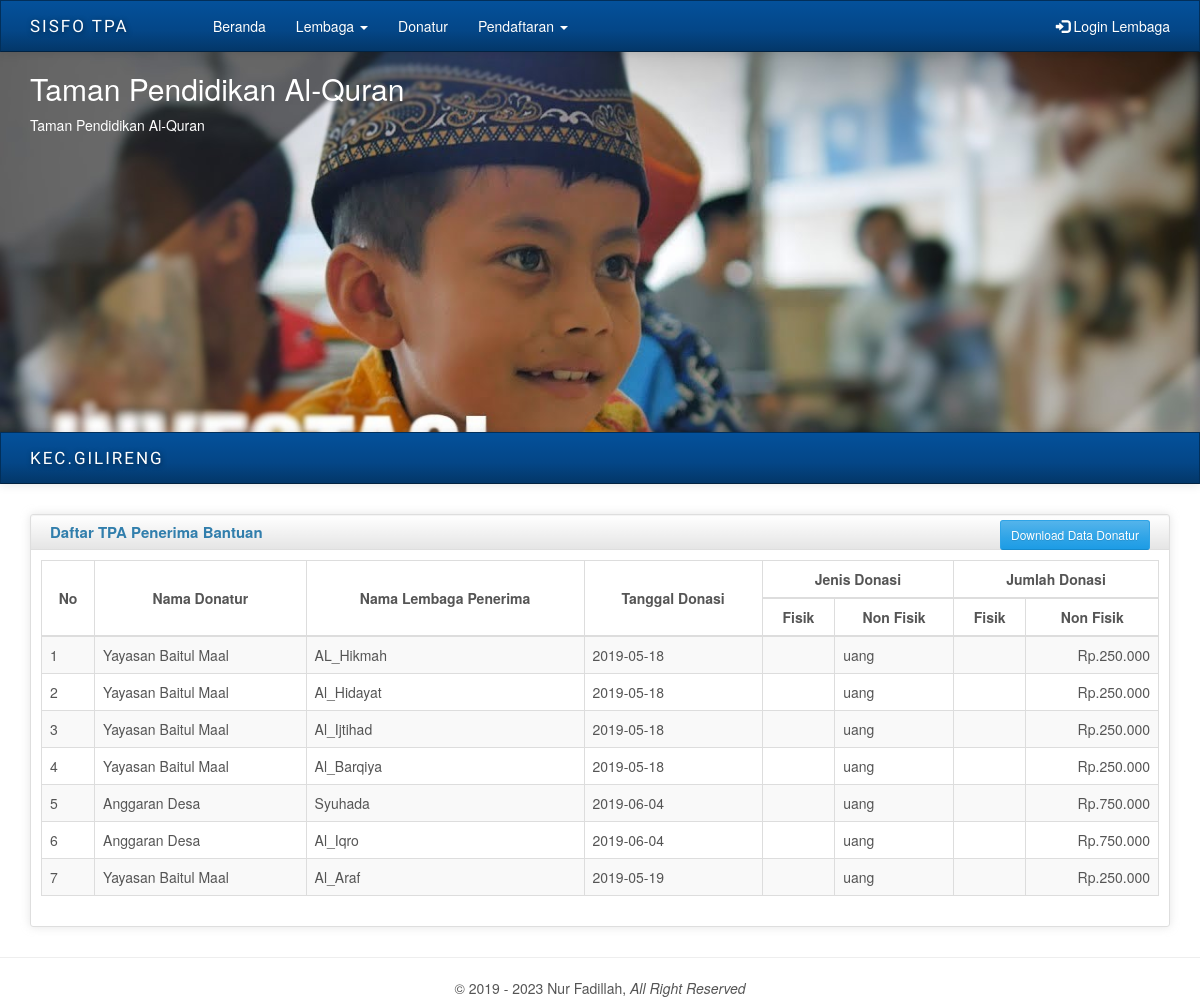
The app's page /index.php/user/daftardonatur with its own data.
### tables this page shows
CREATE TABLE `tb_donasi` (
  `id_donasi` int(11) NOT NULL,
  `id_donatur` varchar(8) NOT NULL,
  `kd_lembaga` varchar(8) NOT NULL,
  `tgl_donasi` date NOT NULL,
  `fisik` varchar(15) DEFAULT '-',
  `jml_donasifisik` int(11) DEFAULT '0',
  `non_fisik` varchar(15) DEFAULT '-',
  `jml_donasinonfisik` int(11) DEFAULT '0'
);

CREATE TABLE `tb_donatur` (
  `id_donatur` varchar(8) NOT NULL,
  `nm_donatur` varchar(32) NOT NULL
);

CREATE TABLE `tb_lembaga` (
  `kd_lembaga` varchar(8) NOT NULL,
  `username` varchar(32) NOT NULL,
  `nm_lembaga` varchar(32) NOT NULL,
  `alamat` varchar(35) NOT NULL,
  `desa` varchar(32) NOT NULL,
  `kecamatan` varchar(35) NOT NULL,
  `thn_berdiri` varchar(4) NOT NULL,
  `tmpt_belajar` varchar(20) NOT NULL,
  `pimpinan` varchar(20) NOT NULL,
  `metode` varchar(35) NOT NULL,
  `kat_wilayah` varchar(20) NOT NULL,
  `tmbh_pemb` varchar(20) NOT NULL,
  `sumberdana` varchar(15) NOT NULL,
  `jml_iuran` int(10) NOT NULL,
  `photo` varchar(100) NOT NULL,
  `status` varchar(15) NOT NULL
);

### application/controllers/User.php (called while the page is built, shortened)
<?php
Class User extends CI_Controller {
	public function __construct()
	{
		$this->load->database();
		$this->load->helper(array('form','url'));
		$this->load->library(array('session', 'pdflibrary'));
		$this->load->model(array('Admin_Model', 'User_Model'));
	}
	public function daftardonatur() {
		$data['datadonasi'] = $this->Admin_Model->laporandonasi();
		$this->load->view('user/head');
		$this->load->view('user/header');
		$this->load->view('user/donatur', $data);
		$this->load->view('user/footer');
	}
}
?>

### index.php (called while the page is built, shortened)
<?php
require_once BASEPATH.'core/CodeIgniter.php';

### application/models/Admin_Model.php (called while the page is built, shortened)
<?php
Class Admin_Model extends CI_Model {
	public function laporandonasi() {
		$load = $this->db->query("
			SELECT *
			FROM
			tb_lembaga
			INNER JOIN tb_donasi ON tb_lembaga.kd_lembaga = tb_donasi.kd_lembaga
			INNER JOIN tb_donatur ON tb_donatur.id_donatur = tb_donasi.id_donatur
		");
		return $load->result_array();
	}
}
?>

### application/views/user/donatur.php (the view)
<div class="container">
	<div class="box">
		<div class="box-inner">
			<div class="box-header well">
				<div class="row">
					<div class="col-lg-6">
						<h2>Daftar TPA Penerima Bantuan</h2>
					</div>
					<div class="col-lg-6 text-right">
						<a href="<?php echo base_url("index.php/user/laporandonasi"); ?>"><button type="button" class="btn btn-primary btn-sm">Download Data Donatur</button></a>
					</div>
				</div>
			</div>
			<div class="box-content">
				<table class="table donasi table-striped table-bordered">
					<thead>
						<tr>
							<th rowspan="2">No</th>
							<th rowspan="2">Nama Donatur</th>
							<th rowspan="2">Nama Lembaga Penerima</th>
							<th rowspan="2">Tanggal Donasi</th>
							<th colspan="2">Jenis Donasi</th>
							<th colspan="2">Jumlah Donasi</th>
						</tr>
						<tr>
							<th>Fisik</th>
							<th>Non Fisik</th>
							<th>Fisik</th>
							<th>Non Fisik</th>
						</tr>
					</thead>
					<tbody>
						<?php
							$no = 1;
							foreach($datadonasi as $data) {
						?>
							<tr>
								<td><?php echo $no++; ?> </td>
								<td><?php echo $data['nm_donatur']; ?> </td>
								<td><?php echo $data['nm_lembaga']; ?> </td>
								<td><?php echo $data['tgl_donasi']; ?> </td>
								<td><?php echo $data['fisik']; ?> </td>
								<td><?php echo $data['non_fisik']; ?> </td>
								<td class="text-center"><?php echo $data['jml_donasifisik']; ?> </td>
								<td class="text-right"><?php echo "Rp.".number_format($data['jml_donasinonfisik'],0,'','.'); ?> </td>
							</tr>
						<?php
							}
						?>
					</tbody>
				</table>
			</div>
		</div>
	</div>
</div>

### asset/css/charisma-app.css (style rules this page uses)
.box { margin-top: 10px; margin-bottom: 10px; }
.box-inner { border: 1px solid #DEDEDE; border-radius: 3px; -webkit-border-radius: 3px; -moz-border-radius: 3px; box-shadow: 0 0 10px rgba(189, 189, 189, 0.4); -webkit-box-shadow: 0 0 10px rgba(189, 189, 189, 0.4); -moz-box-shadow: 0 0 10px rgba(189, 189, 189, 0.4); }
.box-header { border: none; padding-top: 5px; border-bottom: 1px solid #DEDEDE; border-radius: 3px 3px 0 0; -webkit-border-radius: 3px 3px 0 0; -moz-border-radius: 3px 3px 0 0; height: 35px; min-height: 35px !important; margin-bottom: 0; font-weight: bold; font-size: 16px; background: -moz-linear-gradient(top, rgba(255, 255, 255, 0) 0%, rgba(0, 0, 0, 0.1) 100%); background: -webkit-gradient(linear, left top, left bottom, color-stop(0%, rgba(255, 255, 255, 0)), color-stop(100%, rgba(0, 0, 0, 0.1))); background: -webkit-linear-gradient(top, rgba(255, 255, 255, 0) 0%, rgba(0, 0, 0, 0.1) 100%); background: -o-linear-gradient(top, rgba(255, 255, 255, 0) 0%, rgba(0, 0, 0, 0.1) 100%); background: -ms-linear-gradient(top, rgba(255, 255, 255, 0) 0%, rgba(0, 0, 0, 0.1) 100%); background: linear-gradient(to bottom, rgba(255, 255, 255, 0) 0%, rgba(0, 0, 0, 0.1) 100%); filter: progid:DXImageTransform.Microsoft.gradient(startColorstr='#00ffffff', endColorstr='#1a000000', GradientType=0); }
.box-header h2 { font-size: 15px; width: auto; clear: none; float: left; line-height: 25px; white-space: nowrap; font-weight: bold; margin-top: 0; margin-bottom: 0; }
.box-content { padding: 10px; }
@media only screen and (min-width: 980px) { a, button, input[type=submit], input[type=button], .product-img { -webkit-transition: .5s; -moz-transition: .5s; -ms-transition: .5s; -o-transition: .5s; transition: .5s; } }

### asset/css/main.css (style rules this page uses)
.donasi thead tr th { margin: auto; text-align: center; vertical-align: middle; }
.table thead tr th { text-align: center; vertical-align: middle; }
.table tbody tr td { vertical-align: middle; }

### records on screen
tb_donasi: id_donatur.nm_donatur "Yayasan Baitul Maal", tb_lembaga.nm_lembaga "AL_Hikmah", tgl_donasi "2019-05-18", non_fisik "uang", jml_donasinonfisik "250.000"
tb_donasi: id_donatur.nm_donatur "Yayasan Baitul Maal", tb_lembaga.nm_lembaga "Al_Hidayat", tgl_donasi "2019-05-18", non_fisik "uang", jml_donasinonfisik "250.000"
tb_donasi: id_donatur.nm_donatur "Yayasan Baitul Maal", tb_lembaga.nm_lembaga "Al_Ijtihad", tgl_donasi "2019-05-18", non_fisik "uang", jml_donasinonfisik "250.000"
tb_donasi: id_donatur.nm_donatur "Yayasan Baitul Maal", tb_lembaga.nm_lembaga "Al_Barqiya", tgl_donasi "2019-05-18", non_fisik "uang", jml_donasinonfisik "250.000"
tb_donasi: id_donatur.nm_donatur "Anggaran Desa", tb_lembaga.nm_lembaga "Syuhada", tgl_donasi "2019-06-04", non_fisik "uang", jml_donasinonfisik "750.000"
tb_donasi: id_donatur.nm_donatur "Anggaran Desa", tb_lembaga.nm_lembaga "Al_Iqro", tgl_donasi "2019-06-04", non_fisik "uang", jml_donasinonfisik "750.000"
tb_donasi: id_donatur.nm_donatur "Yayasan Baitul Maal", tb_lembaga.nm_lembaga "Al_Araf", tgl_donasi "2019-05-19", non_fisik "uang", jml_donasinonfisik "250.000"
